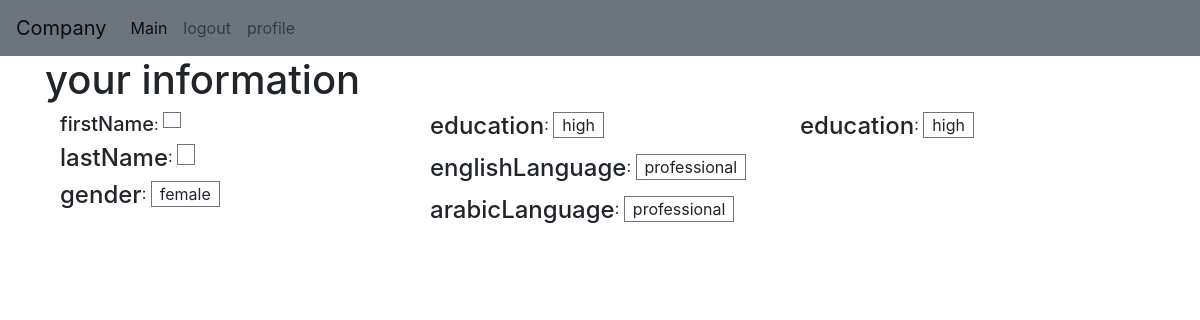
Page /users/done/ (signed in) on the earlier database version.
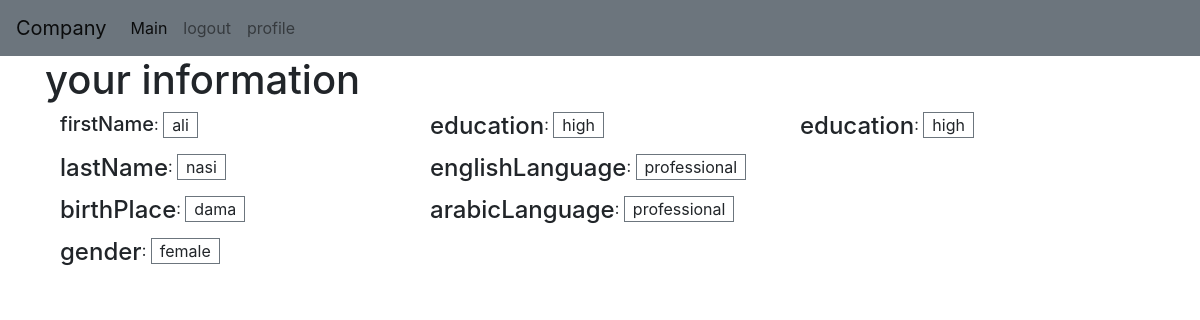
Same page on the later database version.
### users/models.py (models this page shows)
class Information(models.Model):
    user = models.OneToOneField(User, on_delete=models.CASCADE, primary_key=True)
    firstName = models.CharField(max_length=15)
    lastName = models.CharField(max_length=20)
    birthPlace = models.CharField(max_length=15)
    gender = models.CharField(max_length=1, blank=True)
    phone_number = models.CharField(max_length=17, blank=True)
    email = models.EmailField(max_length=25, blank=True)
    province = models.CharField(max_length=18, blank=True)
    city = models.CharField(max_length=15, blank=True)
    address = models.CharField(max_length=40, blank=True)
    education = models.CharField(max_length=1, blank=True)
    field = models.CharField(max_length=20, blank=True)
    university = models.CharField(max_length=20, blank=True)
    studentNumber = models.CharField(max_length=9, blank=True)
    religousEducation = models.CharField(max_length=20, blank=True)
    englishLanguage = models.IntegerField(default=0, blank=True)
    arabicLanguage = models.IntegerField(default=0, blank=True)
    fisically = models.IntegerField(default=0, blank=True)
    defective = models.CharField(max_length=40, blank=True)
    disease = models.CharField(max_length=15, blank=True)
    drugs = models.CharField(max_length=15, blank=True)

### users/views.py (the view)
# urls.py: path('done/', views.done, name='users-done'),
@login_required()
def done(request):
    user_information = Information.objects.get(user=request.user)
    return render(request, 'users/done.html', {'data': user_information})

### users/models.py (called while the page is built)
    @property
    def is_active(self):
        return self.active

### users/templates/users/done.html (shortened to what this page needs)
{% extends "blog/index.html" %}
{% block content %}
<h1>your information</h1>
{% if user.is_authenticated %}
    <div class="container" dir="ltr">
    <div class="row">
        <div class="col-4">
        <div class="d-flex"><h5>firstName </h5>:&nbsp;<p class="border border-secondary px-2">{{ data.firstName }}</p></div>
        <div class="d-flex"><h4>lastName</h4>:&nbsp;<p class="border border-secondary px-2"> {{ data.lastName }}</p></div>
        {% if data.birthPlace %}
        <div class="d-flex"><h4>birthPlace</h4>:&nbsp;<p class="border border-secondary px-2">{{ data.birthPlace }}</p></div>
        {% endif %}
        {% if data.gender is 0 %}
        <div class="d-flex"><h4>gender</h4>:&nbsp;<p class="border border-secondary px-2">man</p></div>
        {% else %}
        <div class="d-flex"><h4>gender</h4>:&nbsp;<p class="border border-secondary px-2">female</p></div>
        {% endif %}
        </div>
        <div class="col-4">
        {% if data.education is '1' %}
        <div class="d-flex"><h4>education</h4>:&nbsp;<p class="border border-secondary px-2">low</p></div>
        {% else %}
        <div class="d-flex"><h4>education</h4>:&nbsp;<p class="border border-secondary px-2">high</p></div>
        {% endif %}
        {% if data.englishLanguage == 1 %}
        <div class="d-flex"><h4>englishLanguage</h4>:&nbsp;<p class="border border-secondary px-2">elementry</p></div>
        {% elif data.englishLanguage == 2 %}
        <div class="d-flex"><h4>englishLanguage</h4>:&nbsp;<p class="border border-secondary px-2">intermediate</p></div>
        {% else %}
        <div class="d-flex"><h4>englishLanguage</h4>:&nbsp;<p class="border border-secondary px-2">professional</p></div>
        {% endif %}
        {% if data.arabicLanguage == 1 %}
        <div class="d-flex"><h4>arabicLanguage</h4>:&nbsp;<p class="border border-secondary px-2">elementry</p></div>
        {% elif data.arabicLanguage == 2 %}
        <div class="d-flex"><h4>arabicLanguage</h4>:&nbsp;<p class="border border-secondary px-2">intermediate</p></div>
        {% else %}
        <div class="d-flex"><h4>arabicLanguage</h4>:&nbsp;<p class="border border-secondary px-2">professional</p></div>
        {% endif %}
        </div>
        <div class="col-4">
        {% if data.education is '1' %}
        <div class="d-flex"><h4>education</h4>:&nbsp;<p class="border border-secondary px-2">low</p></div>
        {% else %}
        <div class="d-flex"><h4>education</h4>:&nbsp;<p class="border border-secondary px-2">high</p></div>
        {% endif %}
        </div>
    </div>
    </div>
{% endif %}
{% endblock %}

Differences in the rows shown:
now on this page (row edited): Information: firstName "ali", lastName "nasi", birthPlace "dama"
changed Information: birthPlace empty → "dama" (drawn)
Other differences:
text now shown: "birthPlace :"
